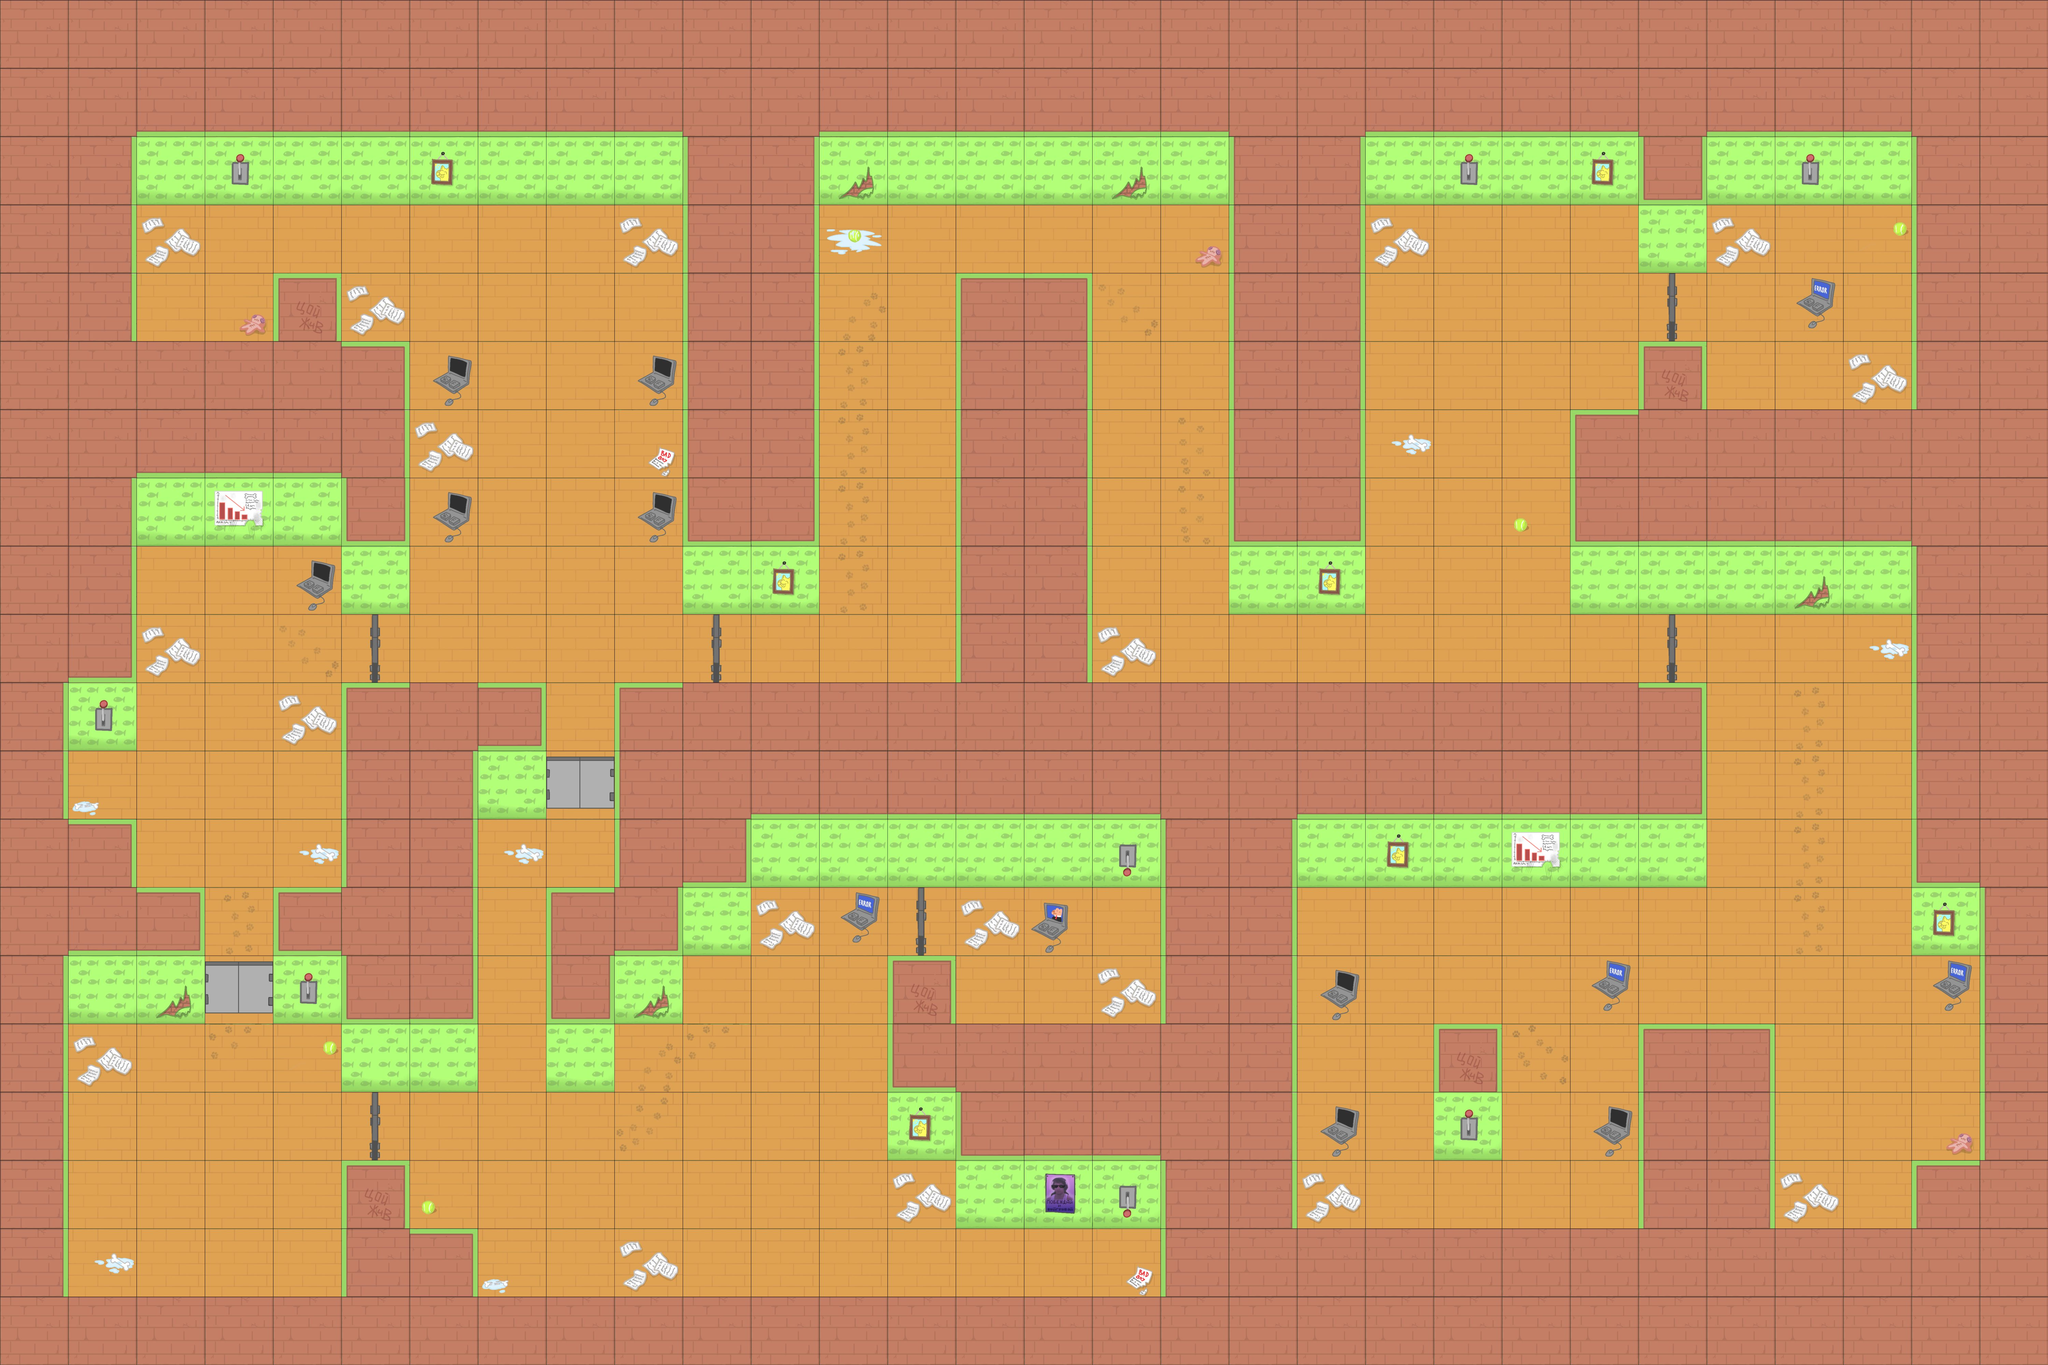

This is a level from a 2D game, rendered from its Tiled map with the project's own tilesets. A one-line summary and the complete map file follow:
An orthogonal 30x20 tile map with 256x256 px tiles, 2 tile layers (Floor, Wall).

<map version="1.10" tiledversion="1.11.2" orientation="orthogonal" renderorder="right-down" width="30" height="20" tilewidth="256" tileheight="256" infinite="0" nextlayerid="4" nextobjectid="1">
 <tileset firstgid="1" name="dog_tail_set_" tilewidth="256" tileheight="256" tilecount="64" columns="8">
  <image source="dogworldtileset.png" width="2048" height="2048" />
 </tileset>
 <layer id="1" name="Floor" width="30" height="20">
  <data encoding="csv">
0,0,0,0,0,0,0,0,0,0,0,0,0,0,0,0,0,0,0,0,0,0,0,0,0,0,0,0,0,0,
0,0,0,0,0,0,0,0,0,0,0,0,0,0,0,0,0,0,0,0,0,0,0,0,0,0,0,0,0,0,
0,0,0,0,0,0,0,0,0,0,0,0,0,0,0,0,0,0,0,0,0,0,0,0,0,0,0,0,0,0,
0,0,24,17,17,17,17,17,17,24,0,0,32,17,17,17,17,25,0,0,24,17,17,17,0,24,17,31,0,0,
0,0,17,25,0,24,17,17,17,17,0,0,21,17,0,0,28,17,0,0,17,17,17,17,0,17,35,17,0,0,
0,0,0,0,0,0,36,17,17,36,0,0,18,17,0,0,17,17,0,0,17,17,17,17,0,17,17,24,0,0,
0,0,0,0,0,0,24,17,17,23,0,0,18,17,0,0,17,27,0,0,20,17,17,0,0,0,0,0,0,0,
0,0,0,0,0,0,36,17,17,36,0,0,18,17,0,0,17,27,0,0,17,17,30,0,0,0,0,0,0,0,
0,0,17,17,36,0,17,17,17,17,0,17,18,17,0,0,17,17,0,0,17,17,17,0,0,0,0,0,0,0,
0,0,24,17,28,0,17,17,17,17,0,17,17,17,0,0,24,17,17,17,17,17,17,17,0,17,17,20,0,0,
0,17,17,17,24,0,0,0,17,0,0,0,0,0,0,0,0,0,0,0,0,0,0,0,0,17,18,17,0,0,
0,26,17,17,17,0,0,0,0,0,0,0,0,0,0,0,0,0,0,0,0,0,0,0,0,17,18,17,0,0,
0,0,17,17,20,0,0,20,17,0,0,0,0,0,0,0,0,0,0,0,0,0,0,0,0,17,18,17,0,0,
0,0,0,18,0,0,0,17,0,0,0,24,35,0,24,34,17,0,0,17,17,17,17,17,17,17,18,17,0,0,
0,0,0,0,0,0,0,17,0,0,17,17,17,0,17,17,24,0,0,36,17,17,17,35,17,17,17,17,35,0,
0,24,17,22,31,0,0,17,0,21,22,17,17,0,0,0,0,0,0,17,17,0,19,17,0,0,17,17,17,0,
0,17,17,17,17,0,17,17,17,29,17,17,17,0,0,0,0,0,0,36,17,0,17,36,0,0,17,17,25,0,
0,17,17,17,17,0,30,17,17,17,17,17,17,24,0,0,0,0,0,24,17,17,17,17,0,0,24,17,0,0,
0,20,17,17,17,0,0,26,17,24,17,17,17,17,17,17,23,0,0,0,0,0,0,0,0,0,0,0,0,0,
0,0,0,0,0,0,0,0,0,0,0,0,0,0,0,0,0,0,0,0,0,0,0,0,0,0,0,0,0,0
</data>
 </layer>
 <layer id="3" name="Wall" width="30" height="20">
  <data encoding="csv">
8,8,8,8,8,8,8,8,8,8,8,8,8,8,8,8,8,8,8,8,8,8,8,8,8,8,8,8,8,8,
8,8,3,3,3,3,3,3,3,3,8,8,3,3,3,3,3,3,8,8,3,3,3,3,8,3,3,3,8,8,
8,5,10,40,10,10,11,10,10,10,4,5,13,10,10,10,13,10,4,5,10,40,10,11,46,10,40,10,4,8,
8,5,0,0,0,0,0,0,0,0,4,5,0,0,0,0,0,0,4,5,0,0,0,0,10,0,0,0,4,8,
8,5,0,0,37,0,0,0,0,0,4,5,0,0,6,7,0,0,4,5,0,0,0,0,44,0,0,0,4,8,
8,8,8,8,8,7,0,0,0,0,4,5,0,0,4,5,0,0,4,5,0,0,0,0,37,0,0,0,4,8,
8,8,3,3,3,5,0,0,0,0,4,5,0,0,4,5,0,0,4,5,0,0,0,6,8,8,8,8,8,8,
8,5,10,12,10,46,0,0,0,0,14,15,0,0,4,5,0,0,14,15,0,0,0,14,3,3,3,3,8,8,
8,5,0,0,0,10,0,0,0,0,10,11,0,0,4,5,0,0,10,11,0,0,0,10,10,10,13,10,4,8,
8,15,0,0,0,44,0,0,0,0,44,0,0,0,4,5,0,0,0,0,0,0,0,0,44,0,0,0,4,8,
5,40,0,0,0,6,8,38,0,6,8,8,8,8,8,8,8,8,8,8,8,8,8,8,7,0,0,0,4,8,
5,0,0,0,0,4,5,10,43,4,8,3,3,3,3,3,3,8,8,3,3,3,3,3,15,0,0,0,4,8,
8,7,0,0,0,4,5,0,0,4,15,10,10,10,10,10,16,4,5,10,11,10,12,10,10,0,0,0,14,8,
8,3,38,0,45,8,5,0,6,15,10,0,0,44,0,0,0,4,5,0,0,0,0,0,0,0,0,0,11,4,
5,10,13,43,40,14,15,0,46,13,0,0,0,37,0,0,0,4,5,0,0,0,0,0,0,0,0,0,0,4,
5,0,0,0,0,10,10,0,10,0,0,0,0,14,8,8,8,8,5,0,0,37,0,0,6,7,0,0,0,4,
5,0,0,0,0,44,0,0,0,0,0,0,0,11,14,3,3,8,5,0,0,40,0,0,4,5,0,0,0,4,
5,0,0,0,0,37,0,0,0,0,0,0,0,0,10,9,16,4,5,0,0,0,0,0,4,5,0,0,6,8,
5,0,0,0,0,4,7,0,0,0,0,0,0,0,0,0,0,4,8,8,8,8,8,8,8,8,8,8,8,8,
8,8,8,8,8,8,8,8,8,8,8,8,8,8,8,8,8,8,8,8,8,8,8,8,8,8,8,8,8,8
</data>
 </layer>
 <objectgroup id="2" name="Слой объектов 1" />
</map>
